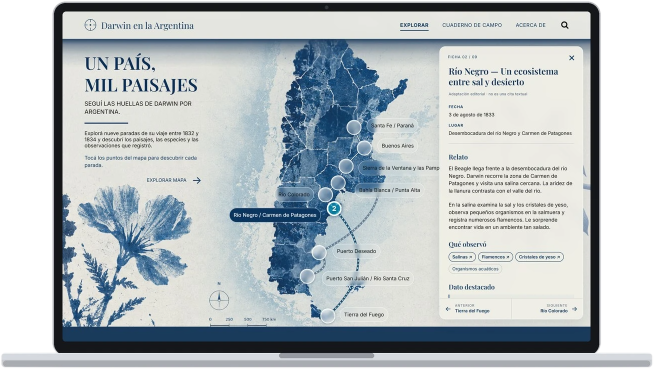
#> input picture assets/images/007-mockup-web.png, 1307 x 737 px, given in place of mockup-web-2.webp, which was not available (shown at 1/2 size)
$ python recorte.py
#> lines starting #> are read from the running program, lines starting #| are printed output that depends on the picture; after the words box and inside, x2 and y2 are one past the last pixel; in counts of white or black regions, pixels touching at a corner belong together
# Recorta los mockups fotográficos de la página 005 de su fondo gris (fondo y sombra → transparente).
# Uso: py tools/recorte.py   (originales en assets/images/originales/mockup-*.webp)
# 11 nov. 2026: libro y fichas pasan a los mockups nuevos de la web (Acerca de): mockup-libro-2026.webp y 005-mockup-fichas-2026.webp
import os
import numpy as np
from PIL import Image, ImageDraw, ImageFilter
from scipy import ndimage as nd

IMG = os.path.join(os.path.dirname(os.path.dirname(os.path.abspath(__file__))), 'assets', 'images')

def guardar(im, mask, name):
    alpha = mask.filter(ImageFilter.GaussianBlur(0.7))
    out = im.convert('RGBA'); out.putalpha(alpha)
    out = out.crop(alpha.getbbox())
    out.save(os.path.join(IMG, name)); print(name, out.size)

# Web: notebook y teléfono son geométricos → rectángulos redondeados medidos sobre el original
# (mockup-web-2.webp, 12 oct. 2026; reemplaza al anterior, mockup-web.webp, que mostraba solo la notebook)
im = Image.open(os.path.join(IMG, 'originales', 'mockup-web-2.webp')).convert('RGB')
mask = Image.new('L', [s * 4 for s in im.size], 0); d = ImageDraw.Draw(mask)
#> after `mask = Image.new('L', [s * 4 for s in im.size], 0)`: mask: PIL image 5228x2948 L; every value is 0
d.rounded_rectangle([122 * 4, 147 * 4, 1108 * 4 + 3, 790 * 4], radius=22 * 4, fill=255)    # pantalla
d.rounded_rectangle([31 * 4, 780 * 4, 1199 * 4 + 3, 806 * 4], radius=6 * 4, fill=255)      # base
d.rounded_rectangle([1162 * 4, 194 * 4, 1414 * 4 + 3, 708 * 4 + 3], radius=46 * 4, fill=255)  # teléfono
guardar(im, mask.resize(im.size, Image.LANCZOS), '005-mockup-web.png')
#| 005-mockup-web.png (1188, 593)
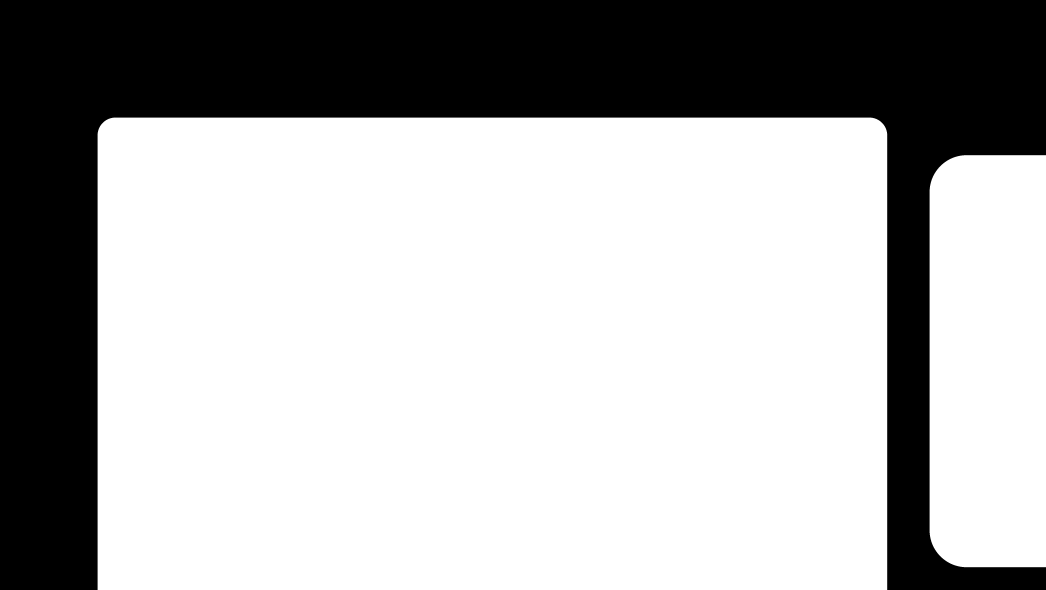
#> mask: PIL image 5228x2948 L (shown at 1/5 size); 68.1% white; 1 black region, box (x1, y1, x2, y2) and area: (0, 0, 5228, 2948) 4918088

# Libro: el fondo y la sombra son grises neutros; papel y tapa tienen color → máscara por saturación,
# extendida hacia abajo para incluir el canto de las hojas (gris, igual que la sombra)
im = Image.open(os.path.join(IMG, 'originales', 'mockup-libro-2026.webp')).convert('RGB')
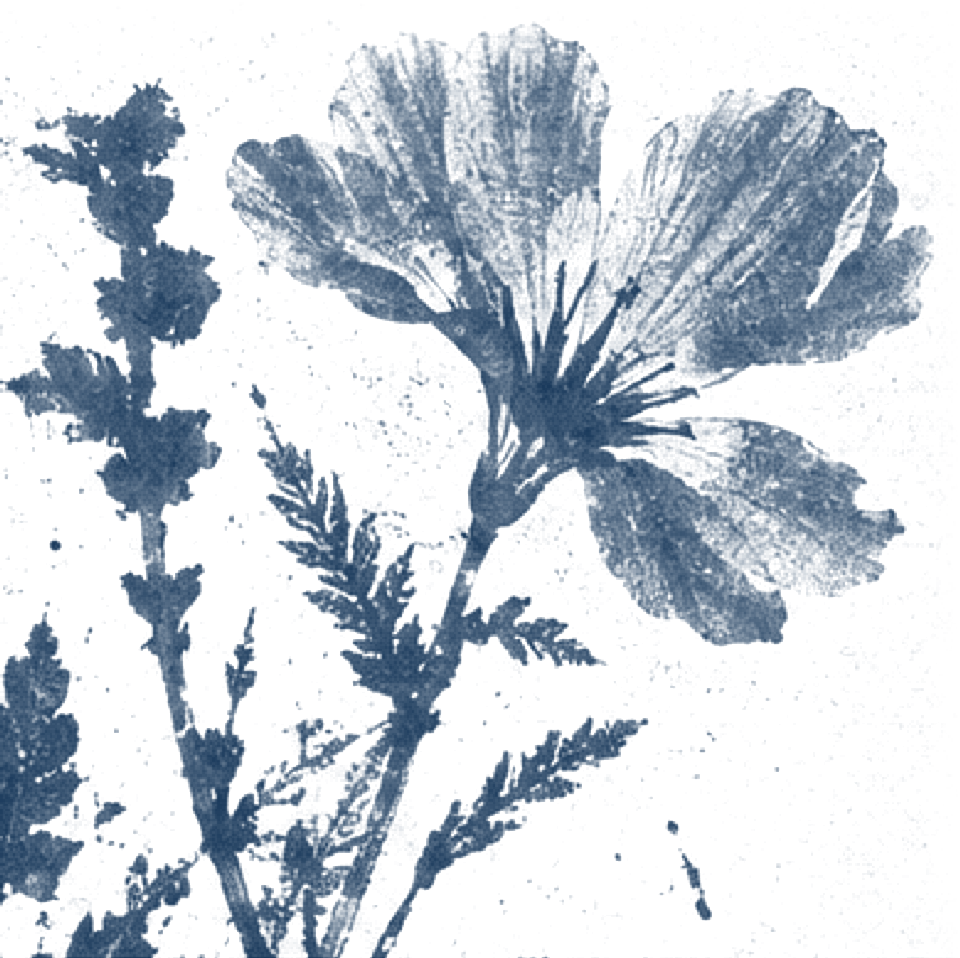
#> input picture assets/images/004-flor.png, 960 x 958 px, given in place of mockup-libro-2026.webp, which was not available
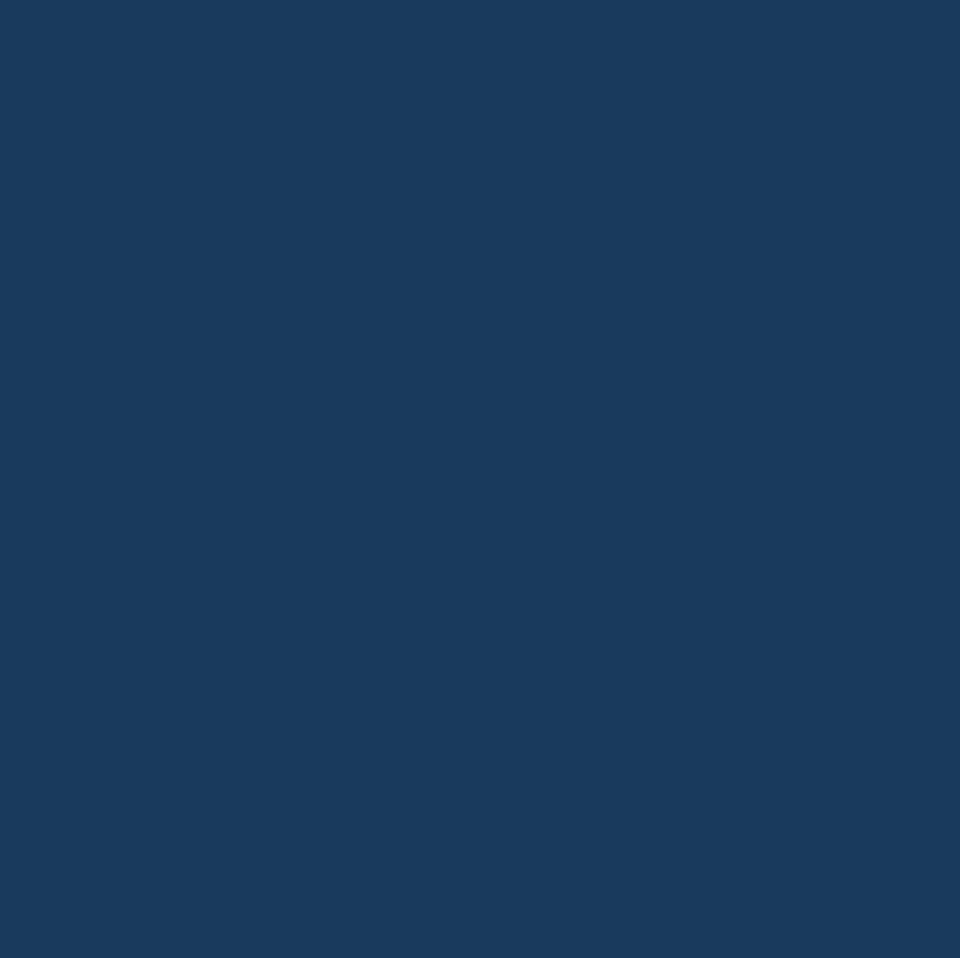
#> im: PIL image 960x958 RGB; mean R, G, B 26, 58, 92
a = np.asarray(im.filter(ImageFilter.GaussianBlur(1.2))).astype(int)
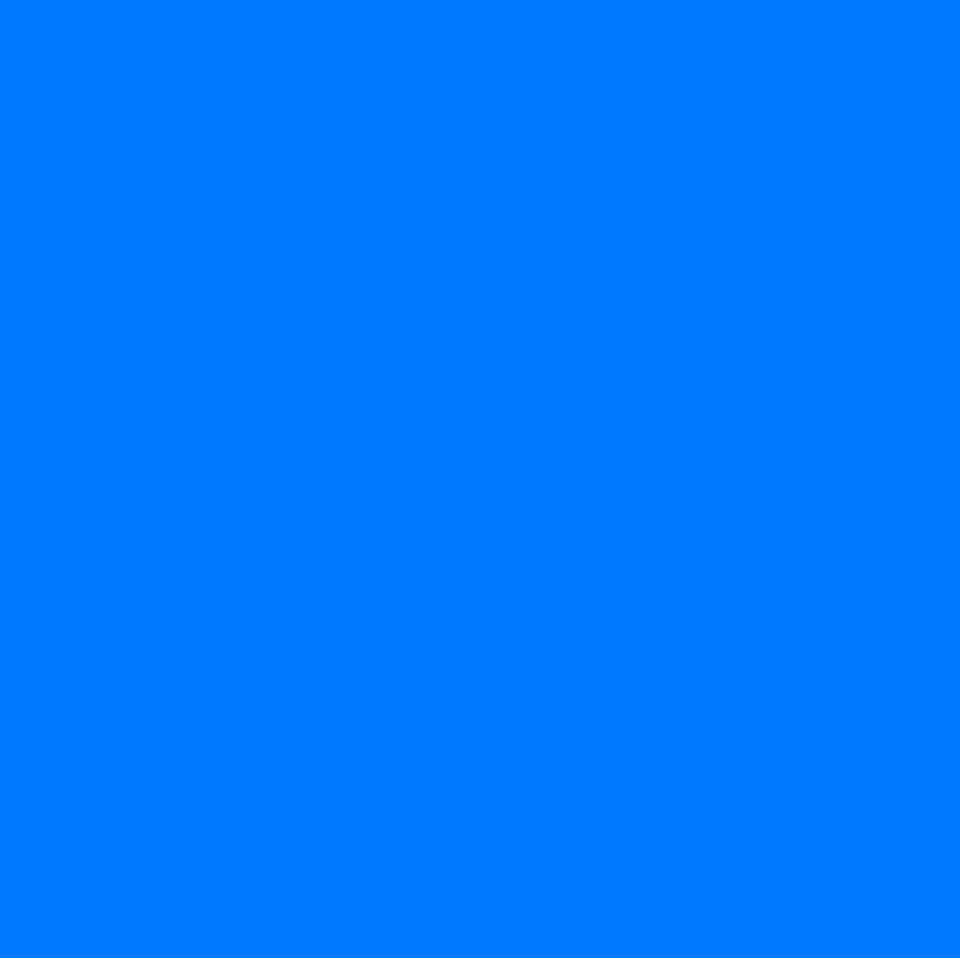
#> a: shape (958, 960, 3) int64; mean R, G, B 26, 58, 92; drawn with min black and max white
# mockup 2026: papel y canto cálidos (R > B), tapa azul (B > R); fondo y sombra grises exactos
rb = a[..., 0] - a[..., 2]
#> rb: shape (958, 960) int64; every value is -66
obj = (rb >= 4) | (rb <= -8)
#> obj: shape (958, 960) bool; every value is 1
obj = nd.binary_fill_holes(nd.binary_closing(nd.binary_opening(obj, iterations=2), iterations=4))
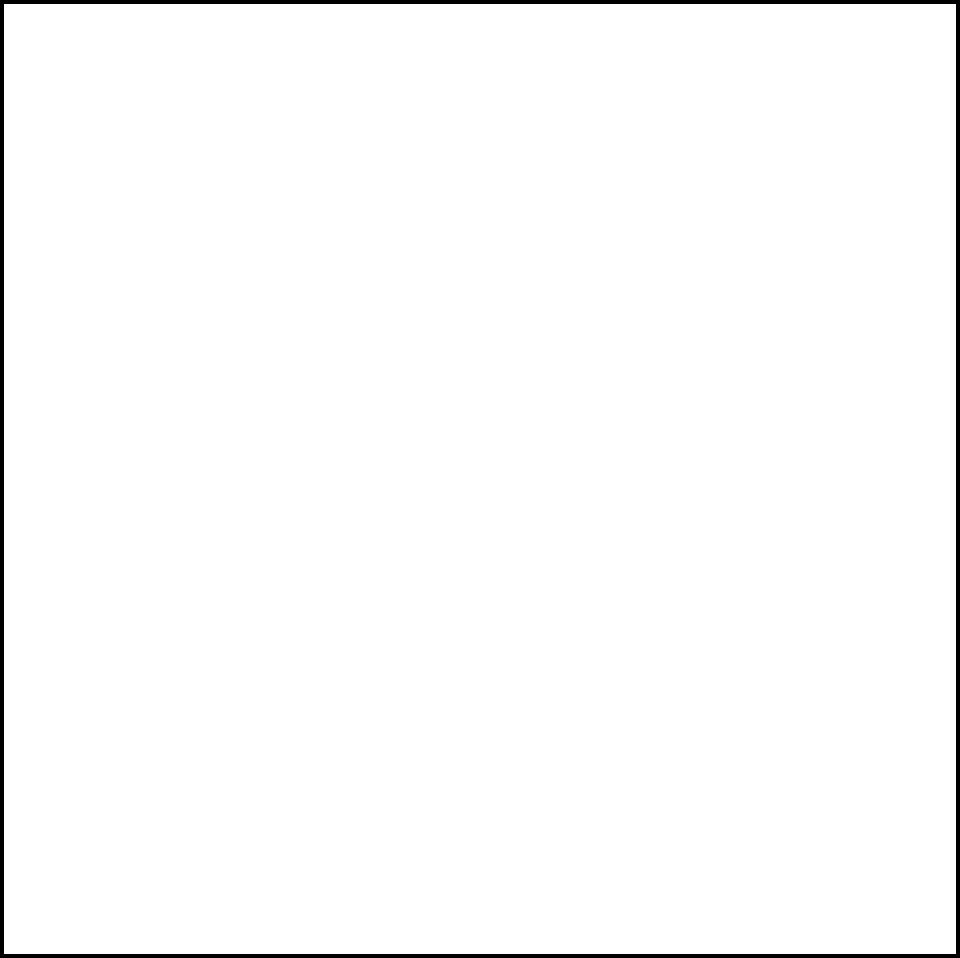
#> obj: shape (958, 960) bool; 98.3% white; 1 black region, box (x1, y1, x2, y2) and area: (0, 0, 960, 958) 15280
lab, n = nd.label(obj)
#> n = 1
obj = lab == (np.argmax(nd.sum(obj, lab, range(1, n + 1))) + 1)
# borde superior: por columna, del color (alisado con mediana); laterales y canto inferior, medidos a mano
# sobre el original (el canto y la sombra son grises parecidos y la máscara de color no los separa)
xs = np.arange(160, 2002)
#> (the run stopped early here; a loop or call above may not have finished)
